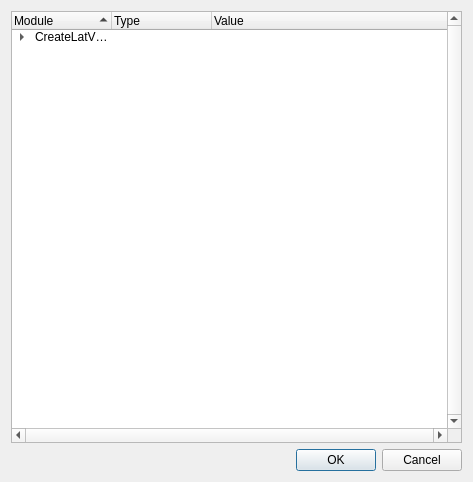
<?xml version="1.0" encoding="UTF-8"?>
<ui version="4.0">
 <class>StateViewer</class>
 <widget class="QDialog" name="StateViewer">
  <property name="geometry">
   <rect>
    <x>0</x>
    <y>0</y>
    <width>473</width>
    <height>482</height>
   </rect>
  </property>
  <property name="minimumSize">
   <size>
    <width>450</width>
    <height>450</height>
   </size>
  </property>
  <property name="windowTitle">
   <string>State Viewer</string>
  </property>
  <layout class="QGridLayout" name="gridLayout">
   <item row="2" column="0">
    <widget class="QDialogButtonBox" name="buttonBox">
     <property name="orientation">
      <enum>Qt::Horizontal</enum>
     </property>
     <property name="standardButtons">
      <set>QDialogButtonBox::Cancel|QDialogButtonBox::Ok</set>
     </property>
    </widget>
   </item>
   <item row="1" column="0">
    <widget class="QTreeWidget" name="stateTreeWidget_">
     <property name="verticalScrollBarPolicy">
      <enum>Qt::ScrollBarAlwaysOn</enum>
     </property>
     <property name="horizontalScrollBarPolicy">
      <enum>Qt::ScrollBarAlwaysOn</enum>
     </property>
     <property name="sortingEnabled">
      <bool>true</bool>
     </property>
     <column>
      <property name="text">
       <string>Module</string>
      </property>
     </column>
     <column>
      <property name="text">
       <string>Type</string>
      </property>
     </column>
     <column>
      <property name="text">
       <string>Value</string>
      </property>
     </column>
     <item>
      <property name="text">
       <string>CreateLatVol:0</string>
      </property>
      <property name="text">
       <string/>
      </property>
      <property name="text">
       <string/>
      </property>
      <item>
       <property name="text">
        <string>YSize</string>
       </property>
       <property name="text">
        <string>int</string>
       </property>
       <property name="text">
        <string>16</string>
       </property>
      </item>
      <item>
       <property name="text">
        <string>XSize</string>
       </property>
       <property name="text">
        <string>int</string>
       </property>
       <property name="text">
        <string>16</string>
       </property>
      </item>
      <item>
       <property name="text">
        <string>Padding</string>
       </property>
       <property name="text">
        <string>double</string>
       </property>
       <property name="text">
        <string>0.01</string>
       </property>
      </item>
     </item>
    </widget>
   </item>
  </layout>
 </widget>
 <resources/>
 <connections>
  <connection>
   <sender>buttonBox</sender>
   <signal>accepted()</signal>
   <receiver>StateViewer</receiver>
   <slot>accept()</slot>
   <hints>
    <hint type="sourcelabel">
     <x>248</x>
     <y>254</y>
    </hint>
    <hint type="destinationlabel">
     <x>157</x>
     <y>274</y>
    </hint>
   </hints>
  </connection>
  <connection>
   <sender>buttonBox</sender>
   <signal>rejected()</signal>
   <receiver>StateViewer</receiver>
   <slot>reject()</slot>
   <hints>
    <hint type="sourcelabel">
     <x>316</x>
     <y>260</y>
    </hint>
    <hint type="destinationlabel">
     <x>286</x>
     <y>274</y>
    </hint>
   </hints>
  </connection>
 </connections>
</ui>
